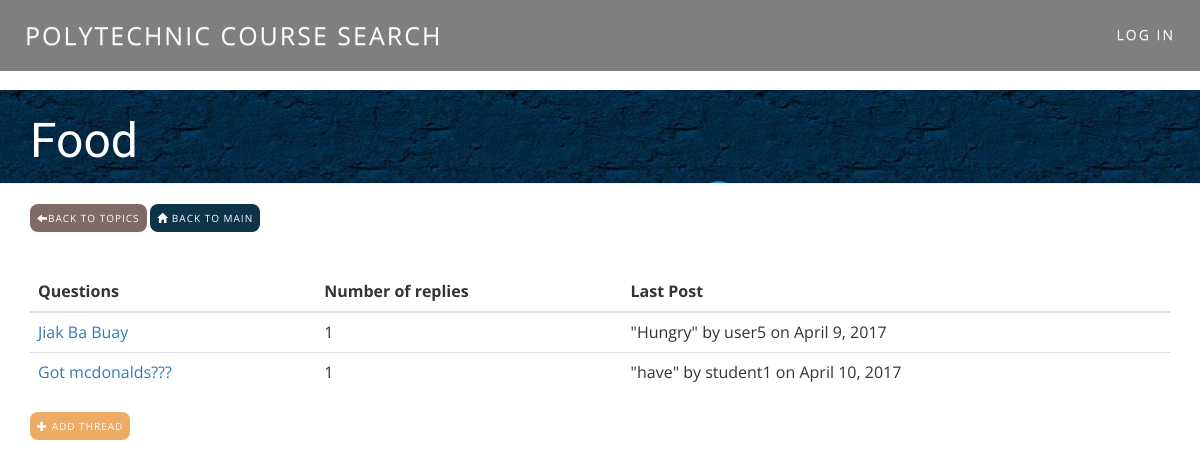
Page /thread/6/ on the committed database.
### forum/models.py (models this page shows, shortened)
class Forum(models.Model):
    title = models.CharField(max_length=60)
    under_ForumList = models.ForeignKey(ForumList)

class Thread(models.Model):
    title = models.CharField(max_length=60)
    author = models.ForeignKey(User)
    date_created = models.DateTimeField(auto_now_add=True)
    under_forum = models.ForeignKey(Forum)
    def num_posts(self):
        return self.post_set.count()
    def num_replies(self):
        if self.post_set.count() == 0:
            return 0
        else:
            return self.post_set.count() -1
    def last_post(self):
        if self.post_set.count():
            return self.post_set.order_by("-date_created")[0]

class Post(models.Model):
    title = models.CharField(max_length=60)
    date_created = models.DateTimeField(default=timezone.now)
    date_published = models.DateTimeField(blank=True, null=True)
    author = models.ForeignKey(User)
    under_thread = models.ForeignKey(Thread)
    body = models.TextField(max_length = 10000)

### forum/views.py (the view)
# urls.py: url(r'^thread/(?P<pk>\d+)/$', views.threadview, name='threadview'),
def threadview(request, pk):
    thread = Thread.objects.filter(under_forum=pk).order_by("date_created")
    thread_name = Forum.objects.get(pk=pk)
    return render(request, 'forum/ThreadView.html', {"thread": thread, "pk":pk, "forum_pk":thread_name.under_ForumList.pk,
                                                     "thread_name":thread_name.title} )

### forum/templates/forum/ThreadView.html (shortened to what this page needs)
{% extends 'forum/Forum_Base.html' %}
{% block content %}
<div class ="page-header">
    <div class="container">
    <h2>{{ thread_name }}</h2>
    </div>
</div>
<div class = "container">
    <a href="{% url 'forumview' pk=forum_pk %}"><button type="button" class="back">
        <span class="glyphicon glyphicon-arrow-left"></span>Back to Topics</button></a>
    <a href="{% url 'forumlist' %}"><button type="button" class="back" style="background-color: #0D3349;"><span class="glyphicon glyphicon-home"></span>
            Back to Main</button></a>
</div>
<br /><br />
<div class ="container">
    <table class="table hover-table">
        <thead><tr>
            <th>Questions</th>
            <th>Number of replies</th>
            <th>Last Post</th>
        </tr>
        </thead>
        {% for thread in thread %}
        <trbody>
            <tr>
                <td><a href="{% url 'postview' pk=thread.pk %}">{{ thread.title }}</a></td>
                <td>{{ thread.num_replies }}</td>
                <td>{% if thread.num_posts == 0 %}
                    No posts yet :(
                    {% else %}
                    "{{ thread.last_post.title }}" by {{thread.last_post.author }} on {{ thread.last_post.date_created.date }}</td>
                    {% endif %}
            </tr>
        </trbody>
        {% empty %}
        <h1 style="color: #83b4ac;">Sorry! No questions found :(</h1>
        {% endfor %}
    </table>
</div>
<div class = "container">
    <a href="{% url 'addthread' pk=pk %}"><button type="button" class="reply">
        <span class="glyphicon glyphicon-plus"></span> Add Thread</button></a>
</div>
{% endblock %}

### forum/static/css/forum.css (style rules this page uses)
body { font-family: 'Open Sans', sans-serif; padding-top: 90px; }
.page-header h2 { color: #ffffff; font-size: 36pt; }
.page-header { background-image: url('talk3.jpg'); font-family: 'Patua One', 'Open Sans', sans-serif; background-color: #373c64; margin-top: 0; padding: 5px 5px 5px; }
.back { letter-spacing: 1px; text-transform: uppercase; background-color: #806969; border: none; color: white; padding: 7px 7px; text-align: center; text-decoration: none; display: inline-block; font-size: 10px; border-radius: 8px; transition-duration: 0.2s; position: relative; }
.reply { letter-spacing: 1px; text-transform: uppercase; background-color: #eeab65; border: none; color: white; padding: 7px 7px; text-align: center; text-decoration: none; display: inline-block; font-size: 10px; border-radius: 8px; transition-duration: 0.2s; position: relative; }

### rows in the picture
Forum: title "Food"
Thread: title "Jiak Ba Buay", num_replies "1", last_post "Hungry", last_post.author "user5", last_post.date_created "April 9, 2017"
Thread: title "Got mcdonalds???", num_replies "1", last_post "have", last_post.author "student1", last_post.date_created "April 10, 2017"
